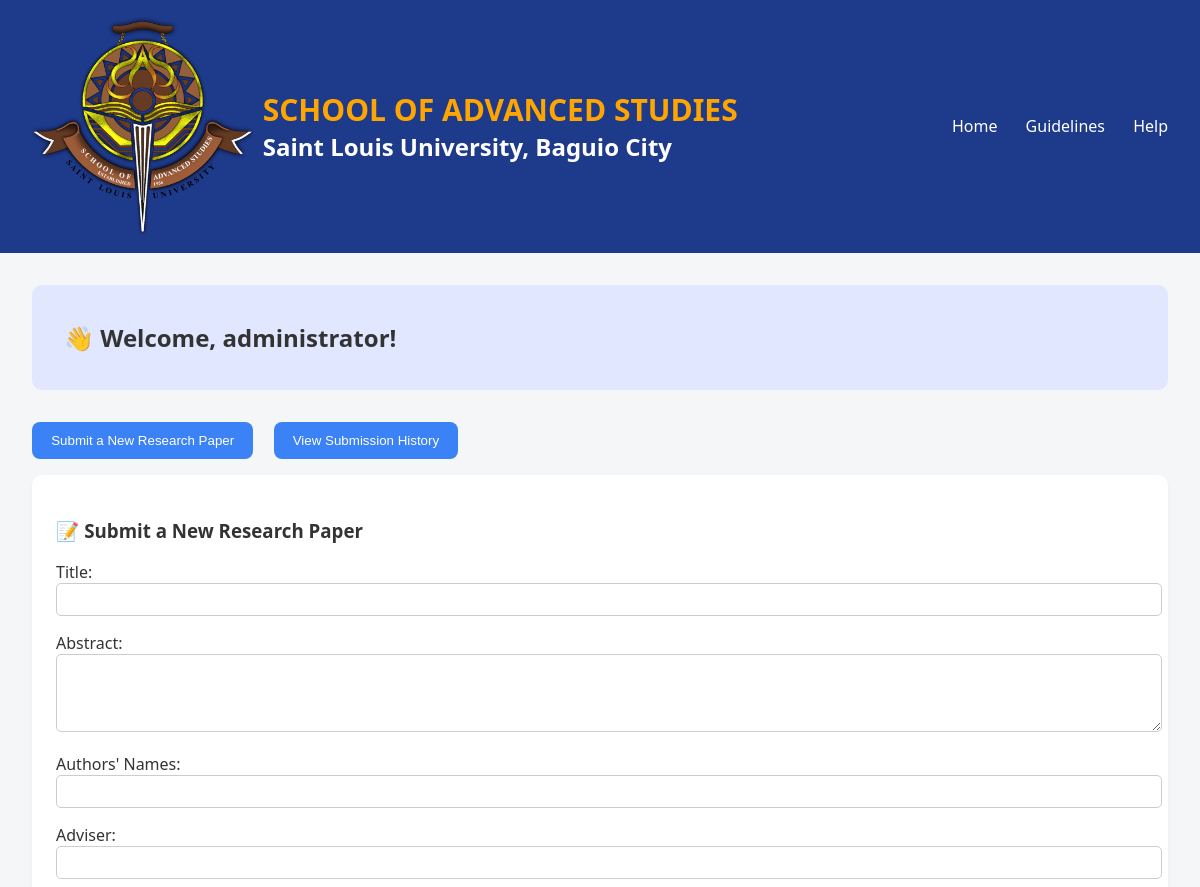
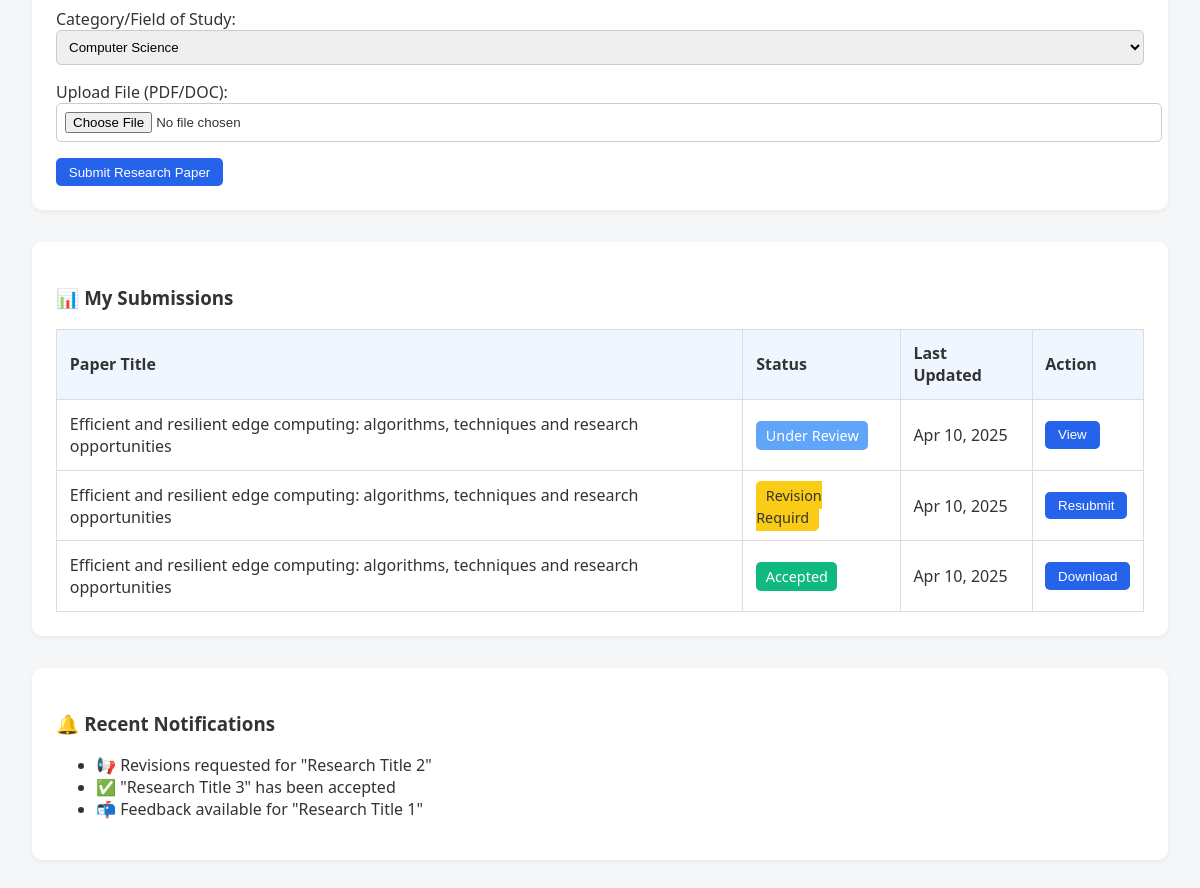
The page /submission/ (signed in) on the database its author committed (2 pictures, top to bottom).
### submission/models.py (models this page shows, shortened)
class Document_evaluation(models.Model):
    did = models.ForeignKey(Document, on_delete=models.CASCADE)
    dauthor = models.ForeignKey(User, on_delete=models.CASCADE)
    feedback = models.CharField(max_length=255)
    status = models.CharField(max_length=50)

class Document(models.Model):
    dtitle = models.CharField(max_length=150)
    file_path = models.CharField(max_length=255)

### submission/views.py (the view)
# urls.py: path('submission/', include('submission.urls')),
def submission(request):
    all_documents = Document.objects.all()
    doc_details = Document_detail.objects.all()
    doc_eval = Document_evaluation.objects.all().select_related('did')
    if request.method == 'POST':
        pass
    context = {}
    context['documents'] = all_documents
    context['doc_detail'] = doc_details
    context['doc_eval'] = doc_eval
    return render(request, 'submission/submission.html', context)

### submission/templates/submission/submission.html (shortened to what this page needs)
{% extends 'layout.html' %}
{% load static %}
{% block style %}
<link rel="stylesheet" href="{% static 'css/submission.css' %}">
{% endblock %}
{% block content %}
    <header>
        <div class="logo-container">
        <image src="../../static/images/SAS Logo.png" alt="Institution Logo" class="logo" />
        <div class="institution-name">
          <span>SCHOOL OF ADVANCED STUDIES</span>
          <span class="university-name">Saint Louis University, Baguio City</span>
        </div>
        </div>
        <nav>
          <a href="submission-page.html">Home</a>
          <a href="#">Guidelines</a>
          <a href="#">Help</a>
        </nav>
    </header>
    <div class="container">
    <div class="welcome">
      <h2>👋 Welcome, <span id="studentName">{{ request.user }}</span>!</h2>
    </div>
    <form method="POST">
      <div class="actions">
        <button>Submit a New Research Paper</button>
        <button>View Submission History</button>
      </div>
      <div class="panel">
        <h3>📝 Submit a New Research Paper</h3>
        <div class="form-group">
          <label>Title:</label>
          <input type="text">
      </div>
      <div class="form-group">
          <label>Abstract:</label>
          <textarea rows="4"></textarea>
      </div>
          <div class="form-group">
          <label>Authors' Names:</label>
          <input type="text">
      </div>
          <div class="form-group">
          <label>Adviser:</label>
          <input type="text">
      </div>
      <div class="form-group">
          <label>Category/Field of Study:</label>
          <select>
            <option>Computer Science</option>
          </select>
      </div>
      <div class="form-group">
          <label>Upload File (PDF/DOC):</label>
          <input type="file">
      </div>
          <button class="action-btn">Submit Research Paper</button>
      </div>
    </form>
    <div class="status">
      <h3>📊 My Submissions</h3>
      <table>
        <thead>
          <tr>
            <th>Paper Title</th>
            <th>Status</th>
            <th>Last Updated</th>
            <th>Action</th>
          </tr>
        </thead>
    <tbody>
          {% for i in doc_eval %}
            <tr>
              <td>{{ i.did.dtitle }}</td>
              {% if i.status == 'Under Review'%}
                <td><span class="badge under-review">Under Review</span></td>
                <td>Apr 10, 2025</td>
                <td><button class="action-btn">View</button></td>
              {% elif i.status == 'Revision Required' %}
                <td><span class="badge revision">Revision Requird</span></td>
                <td>Apr 10, 2025</td>
                <td><button class="action-btn">Resubmit</button></td>
              {% elif i.status == 'Accepted' %}
                <td><span class="badge accepted">Accepted</span></td>
                <td>Apr 10, 2025</td>
                <td><button class="action-btn">Download</button></td>
              {% endif %}
            </tr>
          {% endfor %}
        </tbody>
      </table>
    </div>
    <div class="notifications">
      <h3>🔔 Recent Notifications</h3>
      <ul>
        <li>📢 Revisions requested for "Research Title 2"</li>
        <li>✅ "Research Title 3" has been accepted</li>
        <li>📬 Feedback available for "Research Title 1"</li>
      </ul>
    </div>
  </div>
{% endblock %}

### static/css/submission.css (style rules this page uses)
body { font-family: 'Segoe UI', Tahoma, Geneva, Verdana, sans-serif; margin: 0; padding: 0; background-color: #f4f6f8; color: #333; }
header { background-color: #1e3a8a; color: white; padding: 1rem 2rem; display: flex; justify-content: space-between; align-items: center; }
.institution-name { font-size: 30px; font-weight: bold; color: orange; }
.institution-name span { display: block; }
.university-name { font-size: 24px; font-weight: bold; color: white; }
nav a { color: white; margin-left: 1.5rem; text-decoration: none; font-weight: 500; }
.container { max-width: 1200px; margin: auto; padding: 2rem; }
.logo-container { display: flex; align-items: center; gap: 10px; }
.logo { width: 25%; height: auto; }
.welcome { background-color: #e0e7ff; padding: 1rem 2rem; border-radius: 10px; margin-bottom: 2rem; }
.actions button { background-color: #3b82f6; color: white; border: none; padding: 0.7rem 1.2rem; margin-right: 1rem; margin-bottom: 1rem; border-radius: 8px; cursor: pointer; }
.panel, .status, .notifications { background-color: white; padding: 1.5rem; border-radius: 10px; margin-bottom: 2rem; box-shadow: 0 2px 5px rgba(0,0,0,0.05); }
.form-group { margin-bottom: 1rem; }
input, select, textarea { width: 100%; padding: 0.5rem; border: 1px solid #ccc; border-radius: 5px; }
table { width: 100%; border-collapse: collapse; }
table th, table td { border: 1px solid #ddd; padding: 0.8rem; text-align: left; }
table th { background-color: #eff6ff; }
.badge { padding: 0.3rem 0.6rem; border-radius: 5px; font-size: 0.9rem; color: white; }
.under-review { background-color: #60a5fa; }
.revision { background-color: #facc15; color: #333; }
.accepted { background-color: #10b981; }
.action-btn { background-color: #2563eb; color: white; border: none; padding: 0.4rem 0.8rem; border-radius: 5px; cursor: pointer; }

### rows shown on the page
Document_evaluation: did.dtitle "Efficient and resilient edge computing: algorithms, techniques and research opportunities", status "Under Review"
Document_evaluation: did.dtitle "Efficient and resilient edge computing: algorithms, techniques and research opportunities", shows "Revision Requird"
Document_evaluation: did.dtitle "Efficient and resilient edge computing: algorithms, techniques and research opportunities", status "Accepted"

### other values the page prints
{{ request.user }} "administrator"
